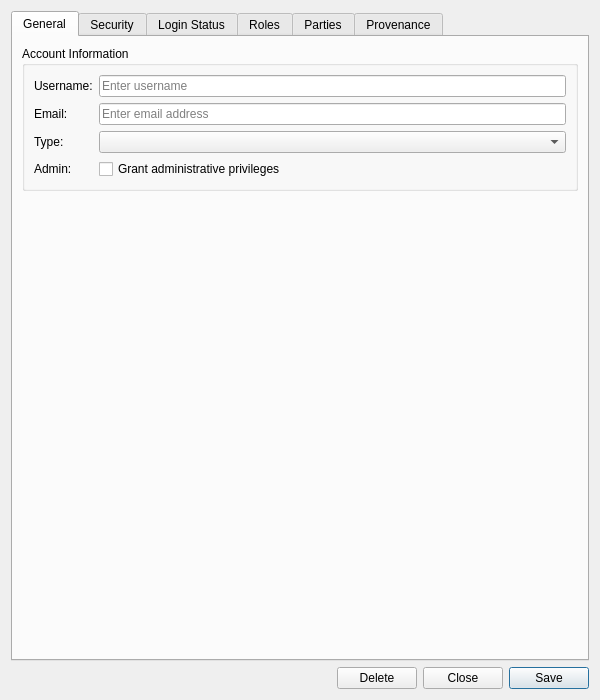
<?xml version="1.0" encoding="UTF-8"?>
<ui version="4.0">
 <class>AccountDetailDialog</class>
 <widget class="QWidget" name="AccountDetailDialog">
  <property name="geometry">
   <rect>
    <x>0</x>
    <y>0</y>
    <width>600</width>
    <height>700</height>
   </rect>
  </property>
  <property name="minimumSize">
   <size>
    <width>600</width>
    <height>500</height>
   </size>
  </property>
  <property name="sizePolicy">
   <sizepolicy hsizetype="Preferred" vsizetype="Preferred">
    <horstretch>0</horstretch>
    <verstretch>0</verstretch>
   </sizepolicy>
  </property>
  <property name="windowTitle">
   <string>Account Details</string>
  </property>
  <layout class="QVBoxLayout" name="verticalLayout">
   <item>
    <widget class="QTabWidget" name="tabWidget">
     <property name="currentIndex"><number>0</number></property>
     <widget class="QWidget" name="generalTab">
      <attribute name="title"><string>General</string></attribute>
      <layout class="QVBoxLayout" name="generalLayout">
       <item>
        <widget class="QGroupBox" name="accountInfoGroup">
         <property name="title">
          <string>Account Information</string>
         </property>
         <layout class="QFormLayout" name="formLayout">
          <item row="0" column="0">
           <widget class="QLabel" name="labelUsername">
            <property name="text">
             <string>Username:</string>
            </property>
           </widget>
          </item>
          <item row="0" column="1">
           <widget class="QLineEdit" name="usernameEdit">
            <property name="placeholderText">
             <string>Enter username</string>
            </property>
           </widget>
          </item>
          <item row="1" column="0">
           <widget class="QLabel" name="labelEmail">
            <property name="text">
             <string>Email:</string>
            </property>
           </widget>
          </item>
          <item row="1" column="1">
           <widget class="QLineEdit" name="emailEdit">
            <property name="placeholderText">
             <string>Enter email address</string>
            </property>
           </widget>
          </item>
          <item row="2" column="0">
           <widget class="QLabel" name="labelAccountType">
            <property name="text">
             <string>Type:</string>
            </property>
           </widget>
          </item>
          <item row="2" column="1">
           <widget class="QComboBox" name="accountTypeCombo"/>
          </item>
          <item row="3" column="0">
           <widget class="QLabel" name="labelIsAdmin">
            <property name="text">
             <string>Admin:</string>
            </property>
            <property name="visible">
             <bool>false</bool>
            </property>
           </widget>
          </item>
          <item row="3" column="1">
           <widget class="QCheckBox" name="isAdminCheckBox">
            <property name="text">
             <string>Grant administrative privileges</string>
            </property>
            <property name="visible">
             <bool>false</bool>
            </property>
           </widget>
          </item>
         </layout>
        </widget>
       </item>
       <item>
        <spacer name="verticalSpacerGeneral">
         <property name="orientation">
          <enum>Qt::Vertical</enum>
         </property>
         <property name="sizeHint" stdset="0">
          <size>
           <width>20</width>
           <height>40</height>
          </size>
         </property>
        </spacer>
       </item>
      </layout>
     </widget>
     <widget class="QWidget" name="securityTab">
      <attribute name="title"><string>Security</string></attribute>
      <layout class="QVBoxLayout" name="securityLayout">
       <item>
        <widget class="QGroupBox" name="passwordGroup">
         <property name="title">
          <string>Password</string>
         </property>
         <layout class="QFormLayout" name="formLayout_2">
          <item row="0" column="0">
           <widget class="QLabel" name="labelPassword">
            <property name="text">
             <string>Password:</string>
            </property>
           </widget>
          </item>
          <item row="0" column="1">
           <widget class="QLineEdit" name="passwordEdit">
            <property name="echoMode">
             <enum>QLineEdit::Password</enum>
            </property>
            <property name="placeholderText">
             <string>Enter password</string>
            </property>
           </widget>
          </item>
          <item row="1" column="0">
           <widget class="QLabel" name="labelConfirmPassword">
            <property name="text">
             <string>Confirm Password:</string>
            </property>
           </widget>
          </item>
          <item row="1" column="1">
           <widget class="QLineEdit" name="confirmPasswordEdit">
            <property name="echoMode">
             <enum>QLineEdit::Password</enum>
            </property>
            <property name="placeholderText">
             <string>Confirm password</string>
            </property>
           </widget>
          </item>
          <item row="2" column="1">
           <widget class="QCheckBox" name="showPasswordCheck">
            <property name="text">
             <string>Show passwords</string>
            </property>
           </widget>
          </item>
         </layout>
        </widget>
       </item>
       <item>
        <spacer name="verticalSpacerSecurity">
         <property name="orientation">
          <enum>Qt::Vertical</enum>
         </property>
         <property name="sizeHint" stdset="0">
          <size>
           <width>20</width>
           <height>40</height>
          </size>
         </property>
        </spacer>
       </item>
      </layout>
     </widget>
     <widget class="QWidget" name="loginStatusTab">
      <attribute name="title"><string>Login Status</string></attribute>
      <layout class="QVBoxLayout" name="loginStatusLayout">
       <item>
        <widget class="QGroupBox" name="loginStatusGroup">
         <property name="title">
          <string>Login Status (Read-only)</string>
         </property>
         <layout class="QFormLayout" name="formLayout_4">
          <item row="0" column="0">
           <widget class="QLabel" name="labelOnline">
            <property name="text">
             <string>Online:</string>
            </property>
           </widget>
          </item>
          <item row="0" column="1">
           <widget class="QLabel" name="onlineBadge">
            <property name="sizePolicy">
             <sizepolicy hsizetype="Fixed" vsizetype="Fixed">
              <horstretch>0</horstretch>
              <verstretch>0</verstretch>
             </sizepolicy>
            </property>
           </widget>
          </item>
          <item row="1" column="0">
           <widget class="QLabel" name="labelLocked">
            <property name="text">
             <string>Locked:</string>
            </property>
           </widget>
          </item>
          <item row="1" column="1">
           <widget class="QLabel" name="lockedBadge">
            <property name="sizePolicy">
             <sizepolicy hsizetype="Fixed" vsizetype="Fixed">
              <horstretch>0</horstretch>
              <verstretch>0</verstretch>
             </sizepolicy>
            </property>
           </widget>
          </item>
          <item row="2" column="0">
           <widget class="QLabel" name="labelFailedLogins">
            <property name="text">
             <string>Failed Logins:</string>
            </property>
           </widget>
          </item>
          <item row="2" column="1">
           <widget class="QLineEdit" name="failedLoginsEdit">
            <property name="readOnly">
             <bool>true</bool>
            </property>
           </widget>
          </item>
          <item row="3" column="0">
           <widget class="QLabel" name="labelLastLogin">
            <property name="text">
             <string>Last Login:</string>
            </property>
           </widget>
          </item>
          <item row="3" column="1">
           <widget class="QLineEdit" name="lastLoginEdit">
            <property name="readOnly">
             <bool>true</bool>
            </property>
           </widget>
          </item>
          <item row="4" column="0">
           <widget class="QLabel" name="labelLastIp">
            <property name="text">
             <string>Last IP:</string>
            </property>
           </widget>
          </item>
          <item row="4" column="1">
           <widget class="QLineEdit" name="lastIpEdit">
            <property name="readOnly">
             <bool>true</bool>
            </property>
           </widget>
          </item>
          <item row="5" column="0">
           <widget class="QLabel" name="labelLastAttemptIp">
            <property name="text">
             <string>Last Attempt IP:</string>
            </property>
           </widget>
          </item>
          <item row="5" column="1">
           <widget class="QLineEdit" name="lastAttemptIpEdit">
            <property name="readOnly">
             <bool>true</bool>
            </property>
           </widget>
          </item>
         </layout>
        </widget>
       </item>
       <item>
        <spacer name="verticalSpacerLoginStatus">
         <property name="orientation">
          <enum>Qt::Vertical</enum>
         </property>
         <property name="sizeHint" stdset="0">
          <size>
           <width>20</width>
           <height>40</height>
          </size>
         </property>
        </spacer>
       </item>
      </layout>
     </widget>
     <widget class="QWidget" name="rolesTab">
      <attribute name="title"><string>Roles</string></attribute>
      <layout class="QVBoxLayout" name="rolesLayout">
       <item>
        <widget class="QLabel" name="rolesPlaceholderLabel">
         <property name="text">
          <string>Role assignments are managed via the Roles widget.</string>
         </property>
         <property name="alignment">
          <set>Qt::AlignCenter</set>
         </property>
        </widget>
       </item>
      </layout>
     </widget>
     <widget class="QWidget" name="partiesTab">
      <attribute name="title"><string>Parties</string></attribute>
      <layout class="QVBoxLayout" name="partiesLayout">
       <item>
        <widget class="QLabel" name="partiesPlaceholderLabel">
         <property name="text">
          <string>Party assignments are managed via the Parties widget.</string>
         </property>
         <property name="alignment">
          <set>Qt::AlignCenter</set>
         </property>
        </widget>
       </item>
      </layout>
     </widget>
     <widget class="QWidget" name="provenanceTab">
      <attribute name="title"><string>Provenance</string></attribute>
      <layout class="QVBoxLayout" name="provenanceTabLayout">
       <item>
        <widget class="ores::qt::ProvenanceWidget" name="provenanceWidget" native="true"/>
       </item>
      </layout>
     </widget>
    </widget>
   </item>
   <item>
    <layout class="QHBoxLayout" name="buttonLayout">
     <item>
      <spacer name="horizontalSpacer">
       <property name="orientation">
        <enum>Qt::Horizontal</enum>
       </property>
       <property name="sizeHint" stdset="0">
        <size><width>40</width><height>20</height></size>
       </property>
      </spacer>
     </item>
     <item>
      <widget class="QPushButton" name="deleteButton">
       <property name="text">
        <string>Delete</string>
       </property>
      </widget>
     </item>
     <item>
      <widget class="QPushButton" name="closeButton">
       <property name="text">
        <string>Close</string>
       </property>
      </widget>
     </item>
     <item>
      <widget class="QPushButton" name="saveButton">
       <property name="text">
        <string>Save</string>
       </property>
       <property name="default">
        <bool>true</bool>
       </property>
      </widget>
     </item>
    </layout>
   </item>
  </layout>
 </widget>
 <customwidgets>
  <customwidget>
   <class>ores::qt::ProvenanceWidget</class>
   <extends>QWidget</extends>
   <header>ores.qt/ProvenanceWidget.hpp</header>
  </customwidget>
 </customwidgets>
 <resources/>
 <connections/>
</ui>
